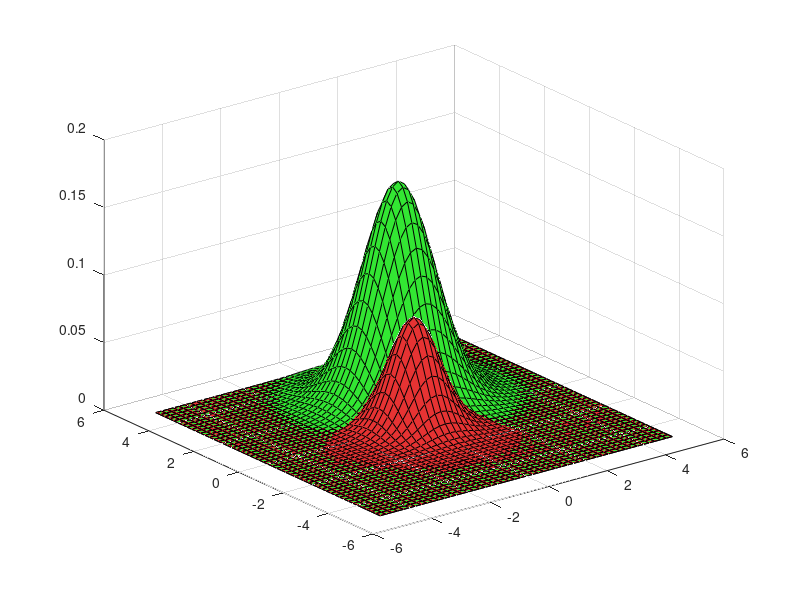

MATLAB code to generate this figure: (Note: this script raises an error after producing the figure.)
%% Intro to Machine Learning Examples Script
% 
%% Online Bayes' Decision Boundary Example
% Consider a two category calssification problem with two-dimensional feature 
% vector $X=\left(x_1 ,x_2 \right)\ldotp$                                                 
% The two categories are $\omega_1 \;$and $\omega_2$. 
% 
% $$\begin{array}{l}p\left(X|\omega_1 \right)~N\left(0,\Sigma_1 \right),\\p\left(X|\omega_2 
% \right)~N\left(\left\lbrack \begin{array}{c}1\\2\end{array}\right\rbrack ,\Sigma_2 
% \right),\\P\left(\omega_1 \right)=P\left(\omega_2 \right)=\frac{1}{2},\\\textrm{and}\\\Sigma_1 
% =\left\lbrack \begin{array}{cc}2 & 0\\0 & 2\end{array}\right\rbrack ,\Sigma_2 
% =\left\lbrack \begin{array}{cc}1 & 0\\0 & 1\end{array}\right\rbrack ,\end{array}$$
% 
% *(a.)* Calculate the Bayes decision boundary
% 
% *(b.)*  Using MATLAB, generate 100 patterns from each of the two class-conditional 
% densities and plot them in the two-dimensional feature space. Also draw the 
% decision boundary on this plot
% 
% *(c.)* Generate 10,000 additional test pattern of each class and determine 
% the empirical error rate based on the decision boundary in (a.) 
% 
% 
% 
% *Answer:*
% 
% You can find the decision boundary analytically. For Bayesian hypothesis testing, 
% the decision boundary corresponds to the values of $X$ that hafve equal posteriors, 
% i.e., you need to solve:
% $$p\left(X|\omega_1 \right)p\left(\omega_1 \right)=p\left(X|\omega_2 \right)p\left(\omega_2 \right)$$
% for $X=\left(x_1 ,x_2 \right)$
% 
% With equal priors, this decision rule is the same as the likelihood decision 
% rule, i.e., : 
% $$\frac{\exp \left\lbrace -\frac{1}{2}{\left(X-\mu_1 \right)}^T \Sigma_1 \left(X-\mu_1 \right)\right\rbrace }{\sqrt{\left(2\pi \right)\det \left(\Sigma_1 \right)}}=\frac{\exp \left\lbrace -\frac{1}{2}{\left(X-\mu_2 \right)}^T \Sigma_1 \left(X-\mu_2 \right)\right\rbrace }{\sqrt{\left(2\pi \right)\det \left(\Sigma_2 \right)}}$$
% Plugging min the values for the means and covariance matrices and simplifying, 
% you get:
% $$-\frac{2}{2}X^T X-\frac{1}{2}\log \;4\pi^2 -\frac{1}{2}\log \;2=-\frac{1}{2}{\left(X-b\right)}^T \left(X-b\right)-\frac{1}{2}\;\log \left(4\pi^2 \right)$$
% Solving for $X:$
% $$x_1^2 +x_2^2 +2x_1 +4x_{2\;} +\log \left(2\right)-5=0$$

clear all; close all
%Natural parameters
mu1 = [0; 0];
sigma1 = [2 0; 0 2];
mu2 = [1; 2];
sigma2 = [1 0; 0 1];

%Gaussians as anonymous functions 
gauss1 = @(x1, x2) exp(-0.5*([x1;x2]-mu1)'*sigma1*([x1;x2]-mu1))/(2*pi*sqrt(det(sigma1)));
gauss2 = @(x1, x2) exp(-0.5*([x1;x2]-mu2)'*sigma2*([x1;x2]-mu2))/(2*pi*sqrt(det(sigma2)));
[x1, x2] = meshgrid(-5:0.2:5); %generate grid
g1 = arrayfun(gauss1, x1, x2); %apply functions to grid points
g2 = arrayfun(gauss2, x1, x2);
surf(x1, x2, g1, 'FaceColor', [0.9 0.2 0.2]);  %plot
hold on
surf(x1, x2, g2, 'FaceColor', [0.2 0.9 0.2]);
gdiff = g1 - g2; %get difference points
C = contours(x1, x2, gdiff, [0,0]); %get points where contour is zero
%get seperate coordinates of contour
x1s = C(1, 2:end);
x2s = C(2, 2:end);
%interporlate contour on gaussian 1
boundry = interp2(x1, x2, g1, x1s, x2s);
%plot it
%% Binomial Distribution Example
% Examine and plot the success rate for an example of Amazon Reviews given the 
% positive/negative reviews

% Suppose 50 reviews left on Amazon product with 48 positives and 2
% negative reviews
n = 10; % total number of reviews
k = 7 ; % number of positive reviews
binoFact = nchoosek(n,k);
s = 0:0.001:1;
P_data_given_s = binoFact.*(s).^(k).*(1-s).^(n-k);
[~,maxValue] = max(P_data_given_s);
s_max = P_data_given_s(maxValue);
figure()
plot(s,P_data_given_s,'LineWidth',1.5), xlabel('success rate (s)'), ylabel('Probability')
title('Binomial Distribution for Amazon Reviews'), grid on, hold on
plot(s(maxValue),s_max,'ro','LineWidth',1.5), hold off
fprintf('The maximum value for success rate is %.3f',s_max)
fprintf('The Probability of value being between 0.6 <= P(h) <= 0.8 is %.3f', sum(P_data_given_s(600:800)*0.01))